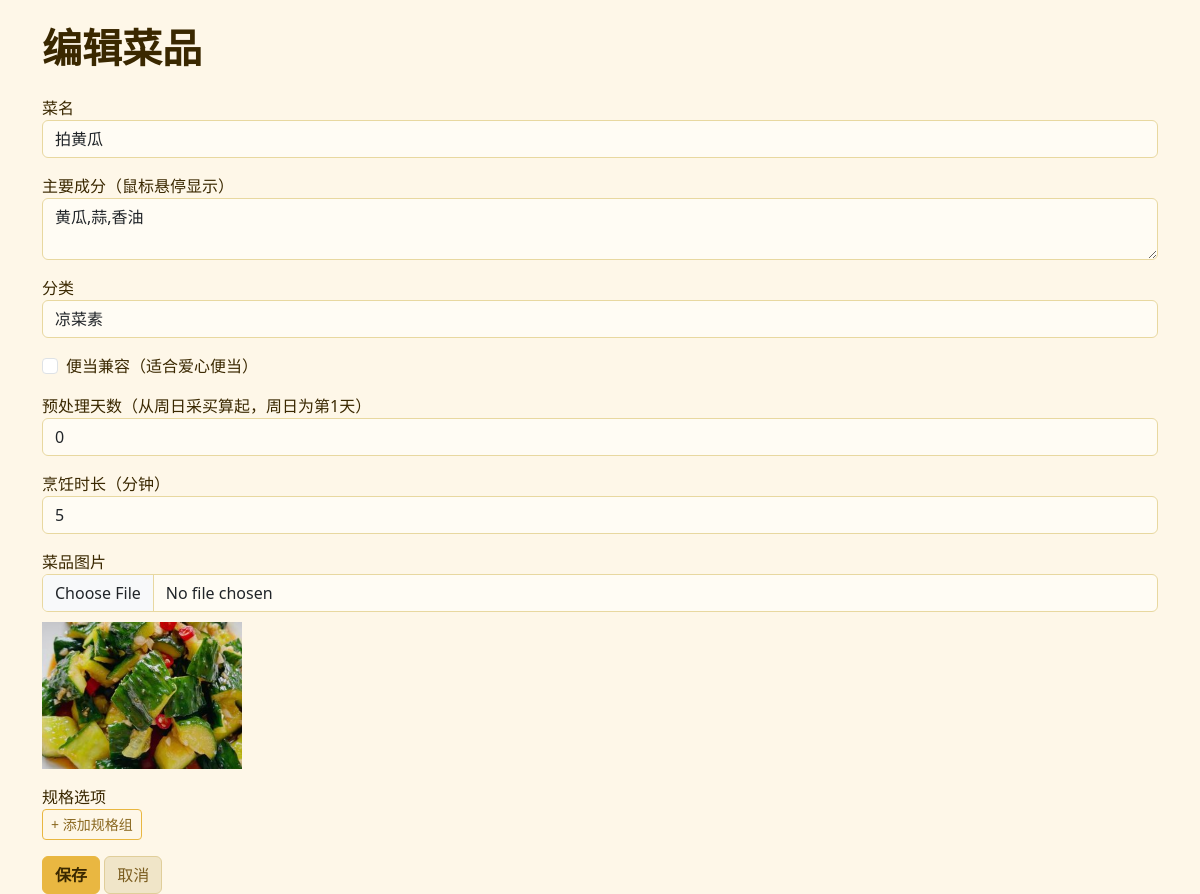
The page /admin/dish/178 (signed in) on the database as committed earlier.
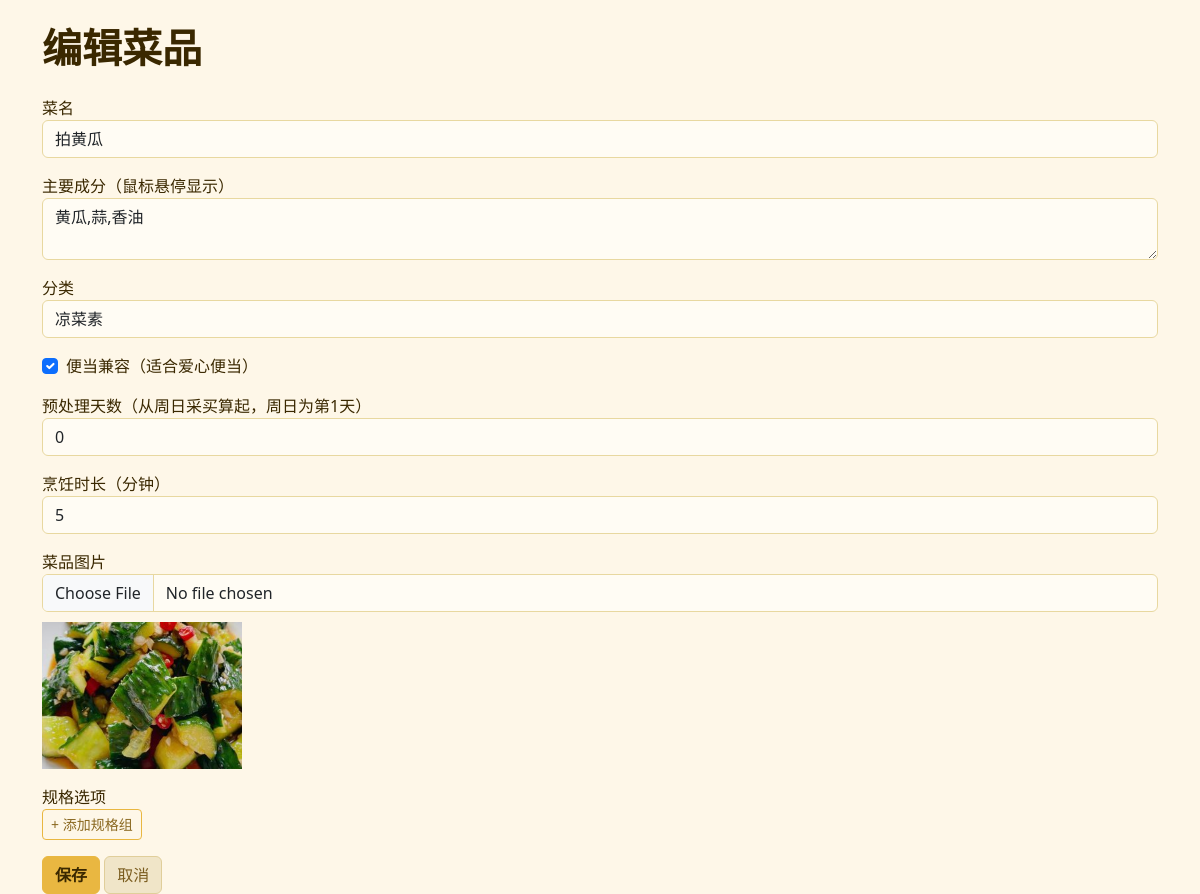
The same page on the database as committed later.
### app.py (models this page shows)
class Dish(db.Model):
    __tablename__ = 'dishes'
    id = db.Column(db.Integer, primary_key=True)
    name = db.Column(db.String(120), nullable=False)
    category_id = db.Column(db.Integer, db.ForeignKey('categories.id'))
    ingredients = db.Column(db.Text)                 # 食材描述，显示在菜品 tooltip
    bento_compatible = db.Column(db.Boolean, default=True)
    preprocess_days = db.Column(db.Integer, default=0)
    cook_minutes = db.Column(db.Integer, default=40)
    image_url = db.Column(db.String(300))
    extra_options = db.Column(db.Text)               # 规格选项，存储为 JSON 字符串
    created_at = db.Column(db.DateTime, default=datetime.utcnow)

class Category(db.Model):
    __tablename__ = 'categories'
    id = db.Column(db.Integer, primary_key=True)
    name = db.Column(db.String(80), nullable=False)
    parent_id = db.Column(db.Integer, default=0)   # 0 = 顶级，否则为父分类 id
    sort_order = db.Column(db.Integer, default=0)

### app.py (the view, shortened to what this page needs)
@app.route('/admin/dish/<int:dish_id>', methods=['GET', 'POST'])
@admin_required
def edit_dish(dish_id):
    dish = Dish.query.get_or_404(dish_id)
    categories = Category.query.order_by(Category.sort_order).all()
    return render_template('dish_form.html', dish=dish, categories=categories)

### app.py (called while the page is built)
def admin_required(f):
    @wraps(f)
    def decorated(*args, **kwargs):
        if not session.get('admin'):
            return redirect(url_for('admin_login'))
        return f(*args, **kwargs)
    return decorated

### templates/dish_form.html (shortened to what this page needs)
<!DOCTYPE html>
<html lang="zh-CN">
<head>
    <link href="https://cdn.jsdelivr.net/npm/bootstrap@5.3.0-alpha1/dist/css/bootstrap.min.css" rel="stylesheet">
    <link rel="stylesheet" href="https://cdn.jsdelivr.net/npm/cropperjs/dist/cropper.min.css">
</head>
<body>
<div class="container mt-4">
    <h1>{% if dish %}编辑菜品{% else %}新增菜品{% endif %}</h1>
    <form method="post" enctype="multipart/form-data">
        <div class="mb-3">
            <label>菜名</label>
            <input type="text" name="name" class="form-control" value="{{ dish.name if dish else '' }}" required>
        </div>
        <div class="mb-3">
            <label>主要成分（鼠标悬停显示）</label>
            <textarea name="ingredients" class="form-control" rows="2">{{ dish.ingredients if dish else '' }}</textarea>
        </div>
        <div class="mb-3">
            <label>分类</label>
            <select name="category_id" class="form-select" required>
                {% for cat in categories if cat.parent_id == 0 %}
                <optgroup label="{{ cat.name }}">
                    {% for sub in categories if sub.parent_id == cat.id %}
                    <option value="{{ sub.id }}" {% if dish and dish.category_id == sub.id %}selected{% endif %}>{{ sub.name }}</option>
                    {% endfor %}
                </optgroup>
                {% endfor %}
            </select>
        </div>
        <div class="mb-3 form-check">
            <input type="checkbox" name="bento_compatible" class="form-check-input" id="bentoCompatible" {% if not dish or dish.bento_compatible %}checked{% endif %}>
            <label class="form-check-label" for="bentoCompatible">便当兼容（适合爱心便当）</label>
        </div>
        <div class="mb-3">
            <label>预处理天数（从周日采买算起，周日为第1天）</label>
            <input type="number" name="preprocess_days" class="form-control" value="{{ dish.preprocess_days if dish else 0 }}">
        </div>
        <div class="mb-3">
            <label>烹饪时长（分钟）</label>
            <input type="number" name="cook_minutes" class="form-control" value="{{ dish.cook_minutes if dish else 40 }}">
        </div>
        <div class="mb-3">
            <label>菜品图片</label>
            <input type="file" id="imageInput" name="image" accept="image/*" class="form-control">
            <div id="imagePreview" style="margin-top:10px;">
                {% if dish and dish.image_url %}
                <img src="{{ url_for('static', filename='uploads/' + dish.image_url.split('/')[-1]) if dish.image_url else '' }}" style="max-width:200px;">
                {% endif %}
            </div>
        </div>
        <div class="mb-3">
            <label>规格选项</label>
            <button type="button" id="addSpecGroup" class="btn btn-sm btn-outline-primary">+ 添加规格组</button>
        </div>
        <button type="submit" class="btn btn-primary">保存</button>
        <a href="/admin/dishes" class="btn btn-secondary">取消</a>
    </form>
</div>
</body>
</html>

Rows that differ between the two databases and show on the page:
changed Dish "拍黄瓜": bento_compatible "☐" → "☑"
